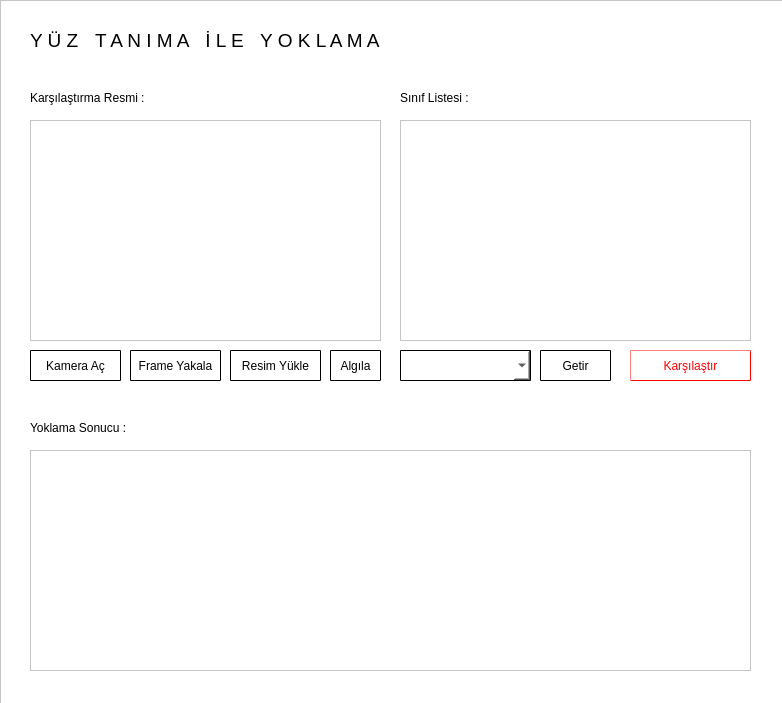
<?xml version="1.0" encoding="UTF-8"?>
<ui version="4.0">
 <class>MainWindow</class>
 <widget class="QMainWindow" name="MainWindow">
  <property name="geometry">
   <rect>
    <x>0</x>
    <y>0</y>
    <width>782</width>
    <height>703</height>
   </rect>
  </property>
  <property name="windowTitle">
   <string>MainWindow</string>
  </property>
  <property name="autoFillBackground">
   <bool>false</bool>
  </property>
  <widget class="QWidget" name="centralwidget">
   <widget class="QFrame" name="frame">
    <property name="geometry">
     <rect>
      <x>0</x>
      <y>0</y>
      <width>791</width>
      <height>751</height>
     </rect>
    </property>
    <property name="autoFillBackground">
     <bool>false</bool>
    </property>
    <property name="styleSheet">
     <string notr="true">background-color: rgb(255, 255, 255);</string>
    </property>
    <property name="frameShape">
     <enum>QFrame::StyledPanel</enum>
    </property>
    <property name="frameShadow">
     <enum>QFrame::Raised</enum>
    </property>
    <property name="background" stdset="0">
     <color>
      <red>255</red>
      <green>255</green>
      <blue>255</blue>
     </color>
    </property>
    <widget class="QGraphicsView" name="img_viewer">
     <property name="geometry">
      <rect>
       <x>30</x>
       <y>120</y>
       <width>351</width>
       <height>221</height>
      </rect>
     </property>
    </widget>
    <widget class="QLabel" name="label">
     <property name="geometry">
      <rect>
       <x>30</x>
       <y>25</y>
       <width>371</width>
       <height>31</height>
      </rect>
     </property>
     <property name="font">
      <font>
       <pointsize>15</pointsize>
      </font>
     </property>
     <property name="text">
      <string>&lt;html&gt;&lt;head/&gt;&lt;body&gt;&lt;p&gt;&lt;span style=&quot; font-size:14pt;&quot;&gt;Y Ü Z &lt;/span&gt;&lt;span style=&quot; font-size:14pt; color:#ffffff;&quot;&gt;- &lt;/span&gt;&lt;span style=&quot; font-size:14pt;&quot;&gt; T A N I M A  &lt;/span&gt;&lt;span style=&quot; font-size:14pt; color:#ffffff;&quot;&gt;-&lt;/span&gt;&lt;span style=&quot; font-size:14pt;&quot;&gt;  İ L E &lt;/span&gt;&lt;span style=&quot; font-size:14pt; color:#ffffff;&quot;&gt;-&lt;/span&gt;&lt;span style=&quot; font-size:14pt;&quot;&gt; Y O K L A M A&lt;/span&gt;&lt;/p&gt;&lt;/body&gt;&lt;/html&gt;</string>
     </property>
    </widget>
    <widget class="QLabel" name="label_2">
     <property name="geometry">
      <rect>
       <x>30</x>
       <y>90</y>
       <width>141</width>
       <height>16</height>
      </rect>
     </property>
     <property name="text">
      <string>Karşılaştırma Resmi :</string>
     </property>
    </widget>
    <widget class="QListView" name="listView_class">
     <property name="geometry">
      <rect>
       <x>400</x>
       <y>120</y>
       <width>351</width>
       <height>221</height>
      </rect>
     </property>
    </widget>
    <widget class="QPushButton" name="btn_img_upload">
     <property name="geometry">
      <rect>
       <x>230</x>
       <y>350</y>
       <width>91</width>
       <height>31</height>
      </rect>
     </property>
     <property name="styleSheet">
      <string notr="true">border-style: outset;
border-width: 1px;
border-radius: 1px;
border-color: black;
padding: 4px;</string>
     </property>
     <property name="text">
      <string>Resim Yükle</string>
     </property>
    </widget>
    <widget class="QPushButton" name="bnt_camera_show">
     <property name="geometry">
      <rect>
       <x>30</x>
       <y>350</y>
       <width>91</width>
       <height>31</height>
      </rect>
     </property>
     <property name="styleSheet">
      <string notr="true">border-style: outset;
border-width: 1px;
border-radius: 1px;
border-color: black;
padding: 4px;</string>
     </property>
     <property name="text">
      <string>Kamera Aç</string>
     </property>
     <property name="autoDefault">
      <bool>false</bool>
     </property>
     <property name="default">
      <bool>false</bool>
     </property>
     <property name="flat">
      <bool>false</bool>
     </property>
    </widget>
    <widget class="QPushButton" name="btn_camera_capture">
     <property name="geometry">
      <rect>
       <x>130</x>
       <y>350</y>
       <width>91</width>
       <height>31</height>
      </rect>
     </property>
     <property name="styleSheet">
      <string notr="true">border-style: outset;
border-width: 1px;
border-radius: 1px;
border-color: black;
padding: 4px;</string>
     </property>
     <property name="text">
      <string>Frame Yakala</string>
     </property>
    </widget>
    <widget class="QPushButton" name="btn_face">
     <property name="geometry">
      <rect>
       <x>330</x>
       <y>350</y>
       <width>51</width>
       <height>31</height>
      </rect>
     </property>
     <property name="styleSheet">
      <string notr="true">border-style: outset;
border-width: 1px;
border-radius: 1px;
border-color: black;
padding: 4px;</string>
     </property>
     <property name="text">
      <string>Algıla</string>
     </property>
    </widget>
    <widget class="QComboBox" name="cmb_classes">
     <property name="geometry">
      <rect>
       <x>400</x>
       <y>350</y>
       <width>131</width>
       <height>31</height>
      </rect>
     </property>
     <property name="styleSheet">
      <string notr="true">border-style: outset;
border-width: 1px;
border-radius: 1px;
border-color: black;
padding: 4px;</string>
     </property>
    </widget>
    <widget class="QPushButton" name="btn_classes_list">
     <property name="geometry">
      <rect>
       <x>540</x>
       <y>350</y>
       <width>71</width>
       <height>31</height>
      </rect>
     </property>
     <property name="styleSheet">
      <string notr="true">border-style: outset;
border-width: 1px;
border-radius: 1px;
border-color: black;
padding: 4px;</string>
     </property>
     <property name="text">
      <string>Getir</string>
     </property>
    </widget>
    <widget class="QListView" name="listView_result">
     <property name="geometry">
      <rect>
       <x>30</x>
       <y>450</y>
       <width>721</width>
       <height>221</height>
      </rect>
     </property>
    </widget>
    <widget class="QLabel" name="label_3">
     <property name="geometry">
      <rect>
       <x>30</x>
       <y>420</y>
       <width>141</width>
       <height>16</height>
      </rect>
     </property>
     <property name="text">
      <string>Yoklama Sonucu :</string>
     </property>
    </widget>
    <widget class="QLabel" name="label_4">
     <property name="geometry">
      <rect>
       <x>400</x>
       <y>90</y>
       <width>141</width>
       <height>16</height>
      </rect>
     </property>
     <property name="text">
      <string>Sınıf Listesi :</string>
     </property>
    </widget>
    <widget class="QPushButton" name="btn_run">
     <property name="geometry">
      <rect>
       <x>630</x>
       <y>350</y>
       <width>121</width>
       <height>31</height>
      </rect>
     </property>
     <property name="styleSheet">
      <string notr="true">border-style: outset;
border-width: 1px;
border-radius: 1px;
border-color: red;
color:red;
padding: 4px;</string>
     </property>
     <property name="text">
      <string>Karşılaştır</string>
     </property>
    </widget>
   </widget>
  </widget>
 </widget>
 <resources/>
 <connections/>
</ui>
